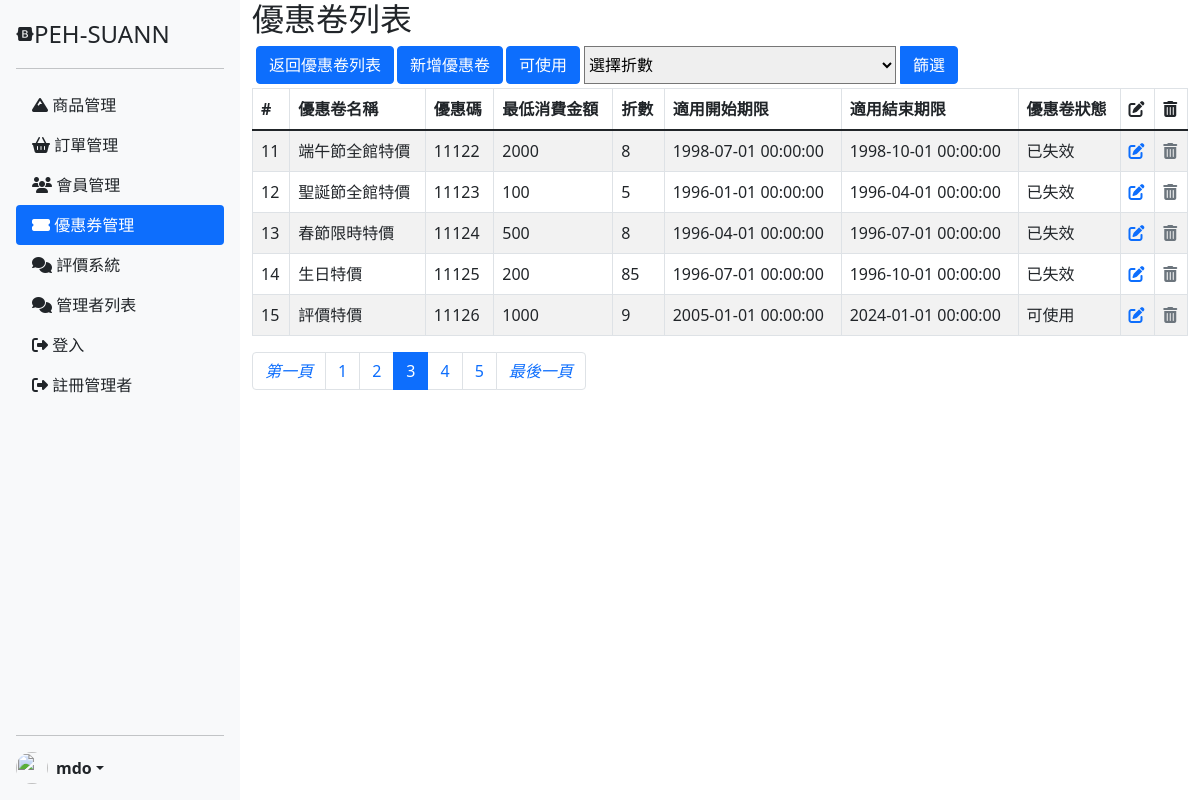
The app's page /coupon_list.php?page=3 with its own data.
### tables this page shows
CREATE TABLE `coupon` (
  `sid` int(11) NOT NULL,
  `promo_name` varchar(255) DEFAULT NULL,
  `coupon_name` varchar(25) NOT NULL,
  `coupon_code` varchar(25) NOT NULL,
  `min_purchase` int(11) NOT NULL,
  `coupon_rate` float NOT NULL,
  `start_date_coup` datetime NOT NULL,
  `end_date_coup` datetime NOT NULL,
  `coupon_status` varchar(25) DEFAULT NULL,
  `display` int(11) NOT NULL
);

### coupon_list.php (the view, shortened to what this page needs)
<?php require __DIR__ . '/parts/connect_db.php' ?>
<?php
$perPage = 5;
$page = isset($_GET['page']) ? intval($_GET['page']) : 1;
$t_sql = "SELECT COUNT(1) FROM coupon WHERE `display`=1";
$totalRows = $pdo->query($t_sql)->fetch(PDO::FETCH_NUM)[0];
$totalPages = ceil($totalRows / $perPage);
$rows = [];
if ($totalRows > 0) {
  if (isset($_GET["coupon_rate"])) {
    $coupon_rate = $_GET["coupon_rate"];
    $sql = "SELECT * FROM `coupon`  WHERE `coupon_rate`=$coupon_rate AND `display`=1";
    if ($coupon_rate > 0) {
      $rows = $pdo->query($sql)->fetchAll();
    }
  } else {
    $sql = sprintf("SELECT * FROM `coupon` WHERE `display`=1 ORDER BY `sid` LIMIT %s, %s ", ($page - 1) * $perPage, $perPage);
    $rows = $pdo->query($sql)->fetchAll();
  }
}
$rateArr = [];
foreach ($rows as $coupon_rate) {
  $rateArr[$coupon_rate['coupon_rate']] = $coupon_rate['coupon_rate'];
}
?>
<?php require __DIR__ . '/parts/html-head.php' ?>
<?php require __DIR__ . '/parts/navbar.php' ?>
<div class="container">
  <div class="row">
    <div class="col">
      <h2>優惠卷列表</h2>
      <form class="input-group  mb-1" action="coupon_list.php" method="get" class="">
        <a href="./coupon_list.php" style="color: #fff;text-decoration:none;"><button type="button" class="btn btn-primary ms-1">返回優惠卷列表</button></a>
        <a href="./coupon_add.php" style="color: #fff;text-decoration:none;"><button type="button" class="btn btn-primary ms-1">新增優惠卷</button></a>
        <a href="./coupon_list_filter1.php" style="color: #fff;text-decoration:none;"><button type="button" class="btn btn-primary ms-1">可使用</button></a>
        <select name="coupon_rate" id="coupon_rate" class="col-4 ms-1" placeholder="選擇折數">
          <option value="">選擇折數</option>
        </select>
        <button type="submit" class="btn btn-primary ms-1">篩選</button>
      </form>
    </div>
  </div>
  <table name="coupon_list1" class=" table table-striped table-bordered ">
    <thead>
      <tr>
        <th scope="col">#</th>
        <th scope="col">優惠卷名稱</th>
        <th scope="col">優惠碼</th>
        <th scope="col">最低消費金額</th>
        <th scope="col">折數</th>
        <th scope="col">適用開始期限</th>
        <th scope="col">適用結束期限</th>
        <th scope="col">優惠卷狀態</th>
        <th scope="col">
          <i class="fa-solid fa-pen-to-square"></i>
        </th>
        <th scope="col">
          <i class="fa-solid fa-trash-can"></i>
        </th>
      </tr>
    </thead>
    <tbody>
      <?php foreach ($rows as $r) : ?>
        <tr>
          <td><?= $r['sid'] ?></td>
          <td><?= $r['coupon_name'] ?></td>
          <td><?= $r['coupon_code'] ?></td>
          <td><?= $r['min_purchase'] ?></td>
          <td><?= $rateArr[$r["coupon_rate"]] ?></td>
          <td><?= $r['start_date_coup'] ?></td>
          <td><?= $r['end_date_coup'] ?></td>
          <td><?php if ($r['end_date_coup'] > date("Y-m-d H:i:s") and $r['start_date_coup'] < date("Y-m-d H:i:s")) {
                echo '可使用';
              } else {
                echo '已失效';
              }
              ?></td>
          <td>
            <a href="coupon_edit.php?sid=<?= $r['sid'] ?>">
              <i class="fa-solid fa-pen-to-square"></i>
            </a>
          </td>
          <td>
            <a>
              <i class="fa-solid fa-trash-can text-secondary" data-bs-toggle="modal" data-bs-target="#deleteModal" onclick="delete_it(<?= $r['sid'] ?>)"></i>
            </a>
          </td>
        </tr>
      <?php endforeach ?>
    </tbody>
  </table>
  <ul class="pagination">
    <li class="page-item <?= $page == 1 ? 'disabled' : '' ?>">
      <a class="page-link" href="?page=<?= $page == 1 ?>">
        <i>第一頁</i>
      </a>
    </li>
    <?php for ($i = $page - 5; $i <= $page + 5; $i++) :
      if ($i >= 1 and $i <= $totalPages) :
    ?>
        <li class="page-item <?= $page == $i ? 'active' : '' ?>">
          <a class="page-link" href="?page=<?= $i ?>"><?= $i ?></a>
        </li>
    <?php
      endif;
    endfor; ?>
    <li class="page-item <?= $page == $totalPages ? 'disabled' : '' ?>">
      <a class="page-link" href="?page=<?= $page += $totalPages ?>">
        <i>最後一頁</i>
      </a>
    </li>
  </ul>
</div>
</div>
<?php require __DIR__ . '/parts/html-foot.php' ?>

### style/login-style.css (style rules this page uses)
body { margin: 0; padding: 0; }
.pagination { position: relative; }
html, body { margin: 0; padding: 0; height: 100%; }

### parts/html-head.php (style rules this page uses)
html, body { margin: 0; padding: 0; height: 100%; }

### records on screen
coupon: sid "11", coupon_name "端午節全館特價", coupon_code "11122", min_purchase "2000", coupon_rate "8", start_date_coup "1998-07-01 00:00:00", end_date_coup "1998-10-01 00:00:00", shows "已失效"
coupon: sid "12", coupon_name "聖誕節全館特價", coupon_code "11123", min_purchase "100", coupon_rate "5", start_date_coup "1996-01-01 00:00:00", end_date_coup "1996-04-01 00:00:00", shows "已失效"
coupon: sid "13", coupon_name "春節限時特價", coupon_code "11124", min_purchase "500", coupon_rate "8", start_date_coup "1996-04-01 00:00:00", end_date_coup "1996-07-01 00:00:00", shows "已失效"
coupon: sid "14", coupon_name "生日特價", coupon_code "11125", min_purchase "200", coupon_rate "85", start_date_coup "1996-07-01 00:00:00", end_date_coup "1996-10-01 00:00:00", shows "已失效"
coupon: sid "15", coupon_name "評價特價", coupon_code "11126", min_purchase "1000", coupon_rate "9", start_date_coup "2005-01-01 00:00:00", end_date_coup "2024-01-01 00:00:00", shows "可使用"
